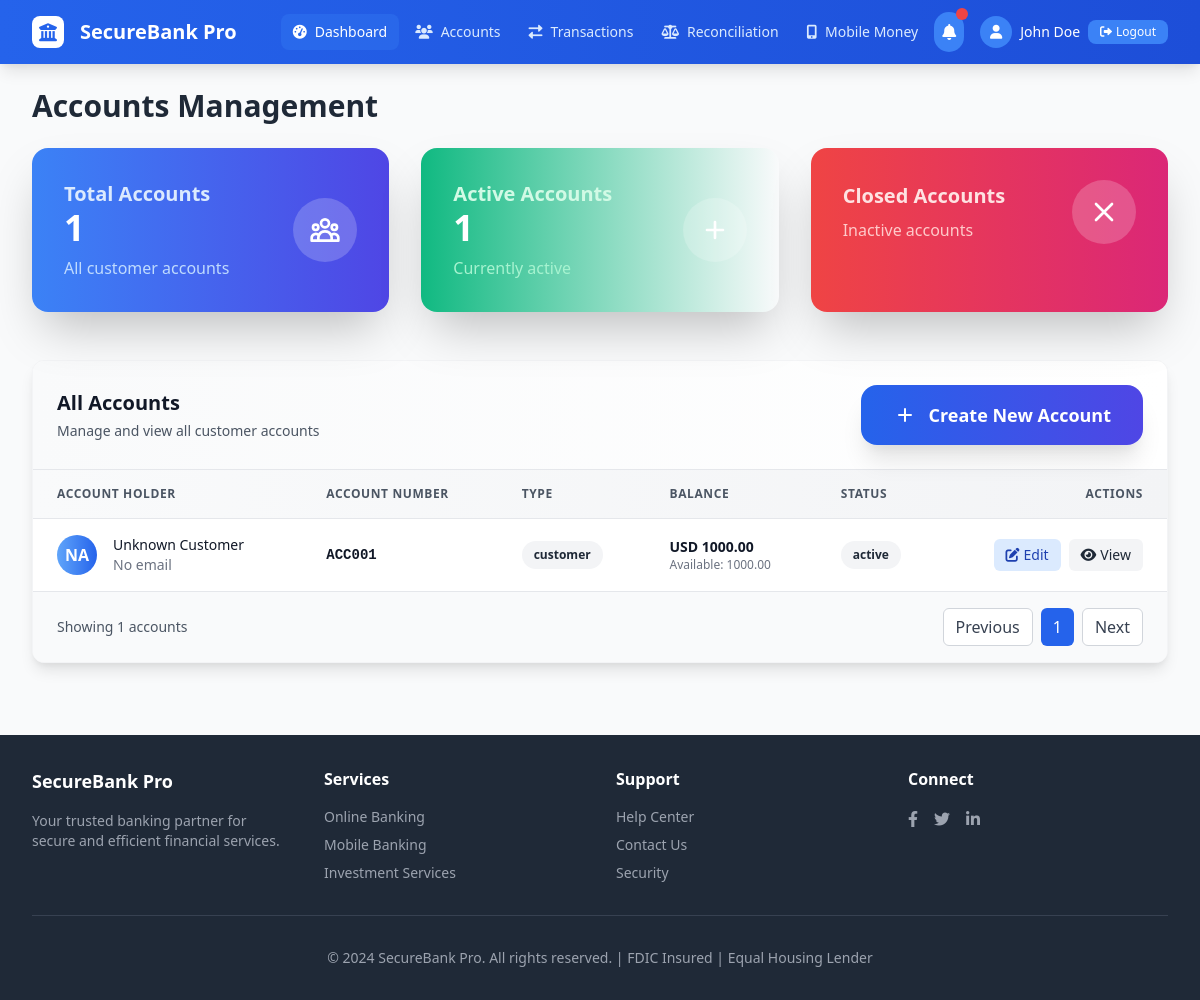
Screenshot of /accounts with the database file from the repository.
### app/models/account.py (models this page shows, shortened)
class Account(Base):
    __tablename__ = f"{TABLE_PREFIX}accounts"
    id = get_uuid_column()
    account_number = Column(String(50), unique=True, index=True, nullable=False)
    customer_id = get_foreign_key_uuid_column(ForeignKey(f"{TABLE_PREFIX}users.id"), nullable=False)
    account_type = Column(Enum(AccountType), nullable=False, default=AccountType.CUSTOMER)
    status = Column(Enum(AccountStatus), nullable=False, default=AccountStatus.ACTIVE)
    currency = Column(String(3), nullable=False, default="USD")
    balance = Column(Numeric(15, 2), nullable=False, default=Decimal("0.00"))
    available_balance = Column(Numeric(15, 2), nullable=False, default=Decimal("0.00"))
    daily_limit = Column(Numeric(15, 2), nullable=True)
    monthly_limit = Column(Numeric(15, 2), nullable=True)
    single_transaction_limit = Column(Numeric(15, 2), nullable=True)
    created_at = Column(DateTime(timezone=True), server_default=func.now())
    updated_at = Column(DateTime(timezone=True), onupdate=func.now())
    closed_at = Column(DateTime(timezone=True), nullable=True)
    branch_code = Column(String(20), nullable=True)
    description = Column(String(255), nullable=True)
    customer = relationship("User", back_populates="accounts")
    ledger_entries = relationship("LedgerEntry", back_populates="account")
    __table_args__ = (
        Index(f"idx_{TABLE_PREFIX}accounts_customer", "customer_id"),
        Index(f"idx_{TABLE_PREFIX}accounts_type_status", "account_type", "status"),
    )

### app/api/v1/views.py (the view)
@router.get("/accounts", response_class=HTMLResponse)
async def accounts(request: Request, db: AsyncSession = Depends(get_db)):
    account_service = AccountService(db)
    accounts = await account_service.get_accounts(limit=50)
    total_accounts = await account_service.get_account_count()
    active_accounts = await account_service.get_account_count(status="ACTIVE")
    return templates.TemplateResponse("accounts.html", {
        "request": request,
        "accounts": accounts,
        "total_accounts": total_accounts,
        "active_accounts": active_accounts
    })

### app/templates/accounts.html (shortened to what this page needs)
{% extends 'base.html' %}
{% block content %}
<div class="animate-fade-in">
  <h1 class="text-3xl font-bold text-gray-800 mb-6">Accounts Management</h1>
  <div class="grid grid-cols-1 md:grid-cols-3 gap-8 mb-12">
    <div class="bg-gradient-to-r from-blue-500 to-indigo-600 rounded-2xl shadow-2xl p-8 text-white transform hover:scale-105 transition-all duration-300">
      <div class="flex items-center justify-between">
        <div>
          <h3 class="text-xl font-semibold text-blue-100">Total Accounts</h3>
          <p class="text-4xl font-bold text-white">{{ total_accounts }}</p>
          <p class="text-blue-200 mt-2">All customer accounts</p>
        </div>
        <div class="p-4 bg-white bg-opacity-20 rounded-full">
        </div>
      </div>
    </div>
    <div class="bg-gradient-to-r from-green-500 to-emerald-600 rounded-2xl shadow-2xl p-8 text-white transform hover:scale-105 transition-all duration-300">
      <div class="flex items-center justify-between">
        <div>
          <h3 class="text-xl font-semibold text-green-100">Active Accounts</h3>
          <p class="text-4xl font-bold text-white">{{ active_accounts }}</p>
          <p class="text-green-200 mt-2">Currently active</p>
        </div>
        <div class="p-4 bg-white bg-opacity-20 rounded-full">
          <svg class="w-8 h-8 text-white" fill="none" stroke="currentColor" viewBox="0 0 24 24">
            <path stroke-linecap="round" stroke-linejoin="round" stroke-width="2" d="M12 6v6m0 0v6m0-6h6m-6 0H6" />
          </svg>
        </div>
      </div>
    </div>
    <div class="bg-gradient-to-r from-red-500 to-pink-600 rounded-2xl shadow-2xl p-8 text-white transform hover:scale-105 transition-all duration-300">
      <div class="flex items-center justify-between">
        <div>
          <h3 class="text-xl font-semibold text-red-100">Closed Accounts</h3>
          <p class="text-red-200 mt-2">Inactive accounts</p>
        </div>
        <div class="p-4 bg-white bg-opacity-20 rounded-full">
          <svg class="w-8 h-8 text-white" fill="none" stroke="currentColor" viewBox="0 0 24 24">
            <path stroke-linecap="round" stroke-linejoin="round" stroke-width="2" d="M6 18L18 6M6 6l12 12" />
          </svg>
        </div>
      </div>
    </div>
  </div>
  <div class="bg-white rounded-xl shadow-lg border border-gray-100 overflow-hidden">
    <div class="p-6 border-b border-gray-200 flex justify-between items-center bg-gradient-to-r from-gray-50 to-white">
      <div>
        <h2 class="text-xl font-bold text-gray-900">All Accounts</h2>
        <p class="text-gray-600 text-sm mt-1">Manage and view all customer accounts</p>
      </div>
      <a href="/accounts/create"
         class="inline-flex items-center px-8 py-4 bg-gradient-to-r from-blue-600 to-indigo-600 text-white rounded-2xl hover:from-blue-700 hover:to-indigo-700 transition-all duration-300 font-semibold text-lg shadow-xl hover:shadow-2xl transform hover:-translate-y-1">
        <svg class="w-6 h-6 mr-3" fill="none" stroke="currentColor" viewBox="0 0 24 24">
          <path stroke-linecap="round" stroke-linejoin="round" stroke-width="2" d="M12 6v6m0 0v6m0-6h6m-6 0H6" />
        </svg>
        Create New Account
      </a>
    </div>
    <div class="overflow-x-auto">
      <table class="w-full min-w-full divide-y divide-gray-200">
        <thead class="bg-gradient-to-r from-gray-50 to-gray-100">
          <tr>
            <th class="px-6 py-4 text-left text-xs font-semibold text-gray-600 uppercase tracking-wider">Account Holder</th>
            <th class="px-6 py-4 text-left text-xs font-semibold text-gray-600 uppercase tracking-wider">Account Number</th>
            <th class="px-6 py-4 text-left text-xs font-semibold text-gray-600 uppercase tracking-wider">Type</th>
            <th class="px-6 py-4 text-left text-xs font-semibold text-gray-600 uppercase tracking-wider">Balance</th>
            <th class="px-6 py-4 text-left text-xs font-semibold text-gray-600 uppercase tracking-wider">Status</th>
            <th class="px-6 py-4 text-right text-xs font-semibold text-gray-600 uppercase tracking-wider">Actions</th>
          </tr>
        </thead>
        <tbody class="bg-white divide-y divide-gray-200">
          {% for account in accounts %}
          <tr class="hover:bg-gray-50 transition-colors duration-150">
            <td class="px-6 py-4 whitespace-nowrap">
              <div class="flex items-center">
                <div class="flex-shrink-0 h-10 w-10">
                  <div class="h-10 w-10 rounded-full bg-gradient-to-r from-blue-400 to-blue-600 flex items-center justify-center text-white font-semibold">
                    {{ account.customer.name[:2].upper() if account.customer else 'NA' }}
                  </div>
                </div>
                <div class="ml-4">
                  <div class="text-sm font-medium text-gray-900">{{ account.customer.name if account.customer else 'Unknown Customer' }}</div>
                  <div class="text-sm text-gray-500">{{ account.customer.email if account.customer else 'No email' }}</div>
                </div>
              </div>
            </td>
            <td class="px-6 py-4 whitespace-nowrap">
              <div class="text-sm font-mono font-semibold text-gray-900">{{ account.account_number }}</div>
            </td>
            <td class="px-6 py-4 whitespace-nowrap">
              <span class="px-3 py-1 inline-flex text-xs leading-5 font-semibold rounded-full
                {% if account.account_type.value == 'CHECKING' %}bg-blue-100 text-blue-800
                {% elif account.account_type.value == 'SAVINGS' %}bg-green-100 text-green-800
                {% elif account.account_type.value == 'BUSINESS' %}bg-purple-100 text-purple-800
                {% else %}bg-gray-100 text-gray-800{% endif %}">
                {{ account.account_type.value }}
              </span>
            </td>
            <td class="px-6 py-4 whitespace-nowrap">
              <div class="text-sm font-semibold text-gray-900">{{ account.currency }} {{ "%.2f"|format(account.balance) }}</div>
              <div class="text-xs text-gray-500">Available: {{ "%.2f"|format(account.available_balance) }}</div>
            </td>
            <td class="px-6 py-4 whitespace-nowrap">
              <span class="px-3 py-1 inline-flex text-xs leading-5 font-semibold rounded-full
                {% if account.status.value == 'ACTIVE' %}bg-green-100 text-green-800
                {% elif account.status.value == 'INACTIVE' %}bg-yellow-100 text-yellow-800
                {% elif account.status.value == 'SUSPENDED' %}bg-red-100 text-red-800
                {% else %}bg-gray-100 text-gray-800{% endif %}">
                {{ account.status.value }}
              </span>
            </td>
            <td class="px-6 py-4 whitespace-nowrap text-right text-sm font-medium">
              <div class="flex items-center justify-end space-x-2">
                <a href="/accounts/{{ account.id }}/edit" class="inline-flex items-center px-3 py-1.5 bg-blue-100 text-blue-800 rounded-md hover:bg-blue-200 transition-colors duration-150">
                  <i class="fas fa-edit mr-1"></i>Edit
                </a>
                <button onclick="viewAccountDetails('{{ account.id }}')" class="inline-flex items-center px-3 py-1.5 bg-gray-100 text-gray-800 rounded-md hover:bg-gray-200 transition-colors duration-150">
                  <i class="fas fa-eye mr-1"></i>View
                </button>
              </div>
            </td>
          </tr>
          {% endfor %}
        </tbody>
      </table>
    </div>
    {% if accounts %}
    <div class="bg-gray-50 px-6 py-4 border-t border-gray-200">
      <div class="flex items-center justify-between">
        <div class="text-sm text-gray-600">
          Showing {{ accounts|length }} accounts
        </div>
        <div class="flex space-x-2">
          <button class="px-3 py-1.5 bg-white border border-gray-300 text-gray-700 rounded-md hover:bg-gray-50 transition-colors duration-150">
            Previous
          </button>
          <button class="px-3 py-1.5 bg-blue-600 text-white rounded-md hover:bg-blue-700 transition-colors duration-150">
            1
          </button>
          <button class="px-3 py-1.5 bg-white border border-gray-300 text-gray-700 rounded-md hover:bg-gray-50 transition-colors duration-150">
            Next
          </button>
        </div>
      </div>
    </div>
    {% endif %}
  </div>
</div>
{% endblock %}

### app/templates/base.html (shortened to what this page needs)
<!DOCTYPE html>
<html lang="en">
<head>
  <link href="https://cdn.jsdelivr.net/npm/tailwindcss@2.2.19/dist/tailwind.min.css" rel="stylesheet">
  <link href="https://cdnjs.cloudflare.com/ajax/libs/font-awesome/6.0.0/css/all.min.css" rel="stylesheet">
</head>
<body class="bg-gray-50 font-sans">
  <nav class="bg-gradient-to-r from-blue-600 to-blue-700 shadow-lg">
    <div class="max-w-7xl mx-auto px-4 sm:px-6 lg:px-8">
      <div class="flex justify-between items-center h-16">
        <div class="flex items-center space-x-4">
          <div class="flex-shrink-0">
            <div class="w-8 h-8 bg-white rounded-lg flex items-center justify-center">
              <i class="fas fa-university text-blue-600 text-lg"></i>
            </div>
          </div>
          <div class="text-white font-bold text-xl">SecureBank Pro</div>
        </div>
        <div class="hidden md:block">
          <div class="ml-10 flex items-baseline space-x-1">
            <a href="/" class="text-white bg-blue-500 bg-opacity-30 px-3 py-2 rounded-lg text-sm font-medium transition-all duration-200 flex items-center">
              <i class="fas fa-tachometer-alt mr-2"></i>Dashboard
            </a>
            <a href="/accounts" class="text-blue-100 hover:bg-blue-500 hover:bg-opacity-30 px-3 py-2 rounded-lg text-sm font-medium transition-all duration-200 flex items-center">
              <i class="fas fa-users mr-2"></i>Accounts
            </a>
            <a href="/transactions" class="text-blue-100 hover:bg-blue-500 hover:bg-opacity-30 px-3 py-2 rounded-lg text-sm font-medium transition-all duration-200 flex items-center">
              <i class="fas fa-exchange-alt mr-2"></i>Transactions
            </a>
            <a href="/reconciliation" class="text-blue-100 hover:bg-blue-500 hover:bg-opacity-30 px-3 py-2 rounded-lg text-sm font-medium transition-all duration-200 flex items-center">
              <i class="fas fa-balance-scale mr-2"></i>Reconciliation
            </a>
            <a href="/mobile-money" class="text-blue-100 hover:bg-blue-500 hover:bg-opacity-30 px-3 py-2 rounded-lg text-sm font-medium transition-all duration-200 flex items-center">
              <i class="fas fa-mobile-alt mr-2"></i>Mobile Money
            </a>
          </div>
        </div>
        <div class="flex items-center space-x-4">
          <div class="relative">
            <button class="bg-blue-500 text-white p-2 rounded-full hover:bg-blue-400 transition-colors duration-200">
              <i class="fas fa-bell"></i>
            </button>
            <div class="absolute -top-1 -right-1 w-3 h-3 bg-red-500 rounded-full pulse"></div>
          </div>
          <div class="flex items-center space-x-2">
            <div class="w-8 h-8 bg-blue-500 rounded-full flex items-center justify-center">
              <i class="fas fa-user text-white text-sm"></i>
            </div>
            <span class="text-white text-sm font-medium">John Doe</span>
            <button class="bg-blue-500 hover:bg-blue-400 text-white px-3 py-1 rounded-lg text-xs font-medium transition-colors duration-200 flex items-center">
              <i class="fas fa-sign-out-alt mr-1"></i>Logout
            </button>
          </div>
        </div>
      </div>
    </div>
  </nav>
  <main class="max-w-7xl mx-auto py-6 px-4 sm:px-6 lg:px-8">
    {% block content %}{% endblock %}
  </main>
  <footer class="bg-gray-800 text-white mt-12">
    <div class="max-w-7xl mx-auto py-8 px-4 sm:px-6 lg:px-8">
      <div class="grid grid-cols-1 md:grid-cols-4 gap-8">
        <div>
          <h3 class="text-lg font-semibold mb-4">SecureBank Pro</h3>
          <p class="text-gray-400 text-sm">Your trusted banking partner for secure and efficient financial services.</p>
        </div>
        <div>
          <h4 class="text-md font-semibold mb-4">Services</h4>
          <ul class="space-y-2 text-sm text-gray-400">
            <li><a href="#" class="hover:text-white transition-colors duration-200">Online Banking</a></li>
            <li><a href="#" class="hover:text-white transition-colors duration-200">Mobile Banking</a></li>
            <li><a href="#" class="hover:text-white transition-colors duration-200">Investment Services</a></li>
          </ul>
        </div>
        <div>
          <h4 class="text-md font-semibold mb-4">Support</h4>
          <ul class="space-y-2 text-sm text-gray-400">
            <li><a href="#" class="hover:text-white transition-colors duration-200">Help Center</a></li>
            <li><a href="#" class="hover:text-white transition-colors duration-200">Contact Us</a></li>
            <li><a href="#" class="hover:text-white transition-colors duration-200">Security</a></li>
          </ul>
        </div>
        <div>
          <h4 class="text-md font-semibold mb-4">Connect</h4>
          <div class="flex space-x-4">
            <a href="#" class="text-gray-400 hover:text-white transition-colors duration-200">
              <i class="fab fa-facebook-f"></i>
            </a>
            <a href="#" class="text-gray-400 hover:text-white transition-colors duration-200">
              <i class="fab fa-twitter"></i>
            </a>
            <a href="#" class="text-gray-400 hover:text-white transition-colors duration-200">
              <i class="fab fa-linkedin-in"></i>
            </a>
          </div>
        </div>
      </div>
      <div class="border-t border-gray-700 mt-8 pt-8 text-center text-sm text-gray-400">
        <p>&copy; 2024 SecureBank Pro. All rights reserved. | FDIC Insured | Equal Housing Lender</p>
      </div>
    </div>
  </footer>
</body>
</html>

### app/templates/base.html (style rules this page uses)
.animate-fade-in { animation: fadeIn 0.5s ease-in-out; }
.pulse { animation: pulse 2s infinite; }

### rows the page displays
Account: customer "NA", customer "Unknown Customer", customer "No email", account_number "ACC001", account_type.value "customer", currency "USD", balance "1000.00", available_balance "1000.00", status.value "active"

### other values shown
{{ total_accounts }} "1"
{{ active_accounts }} "1"
{{ accounts|length }} "1"
